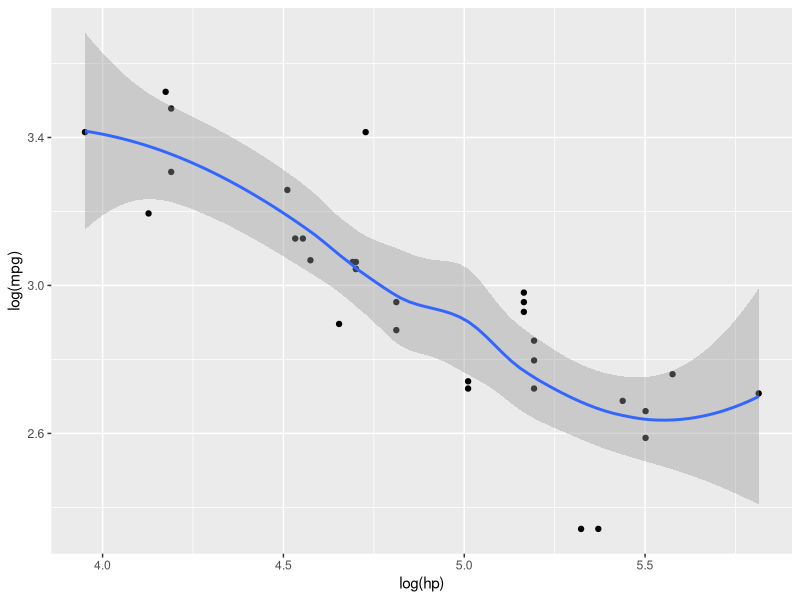
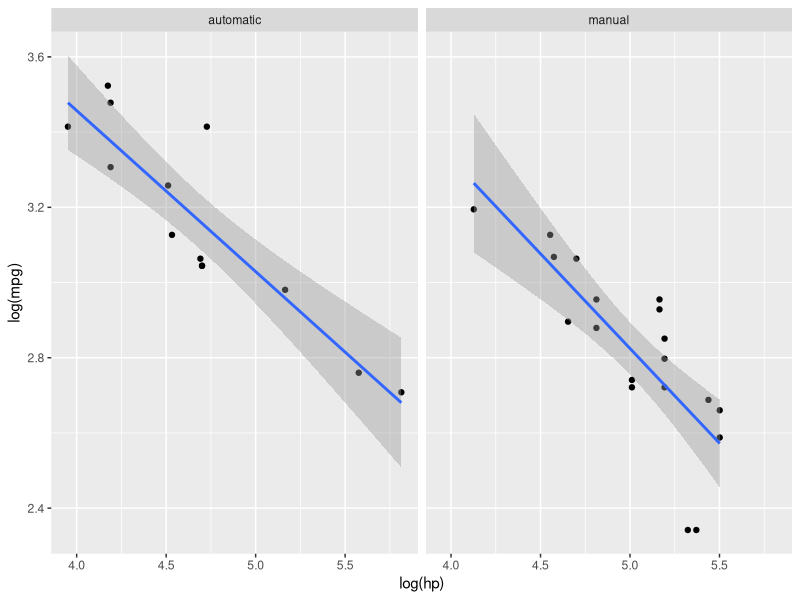
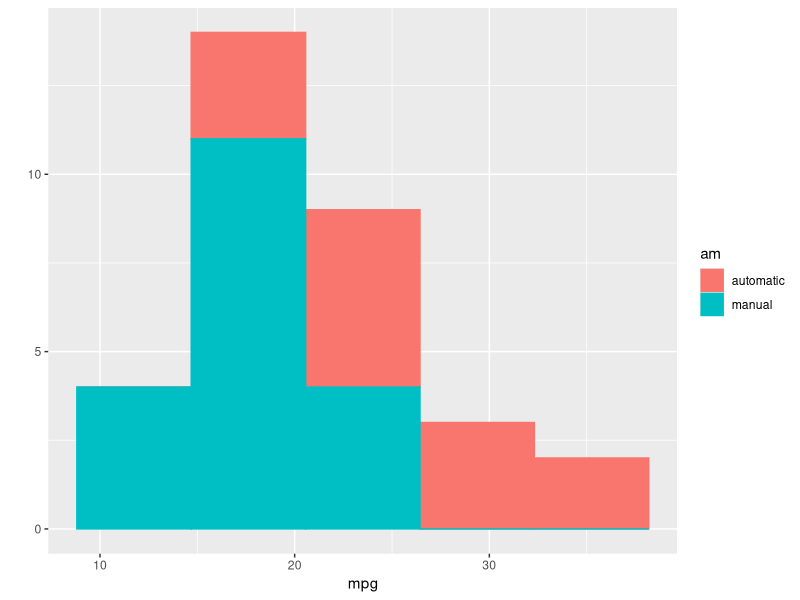
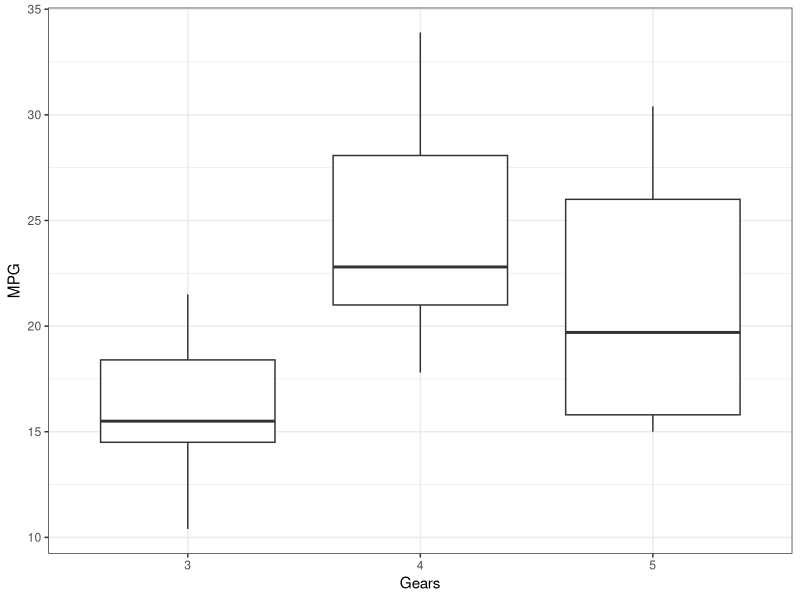
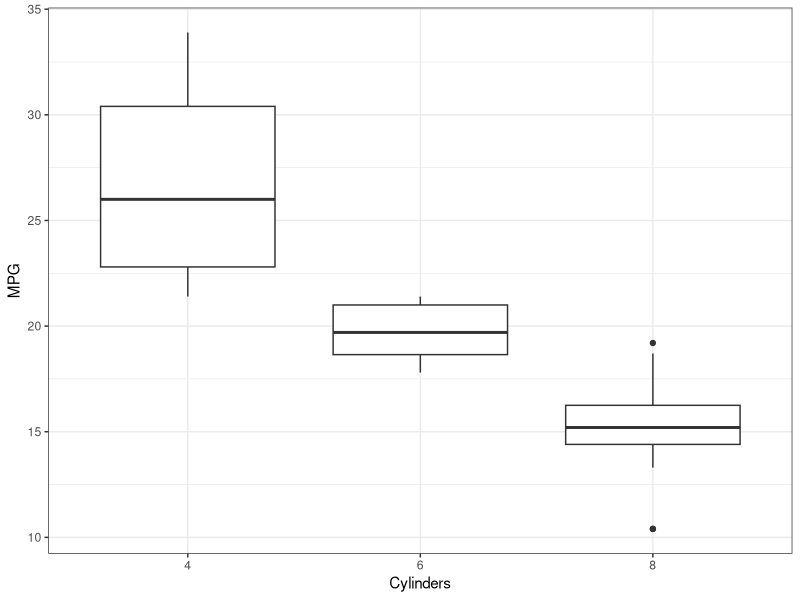
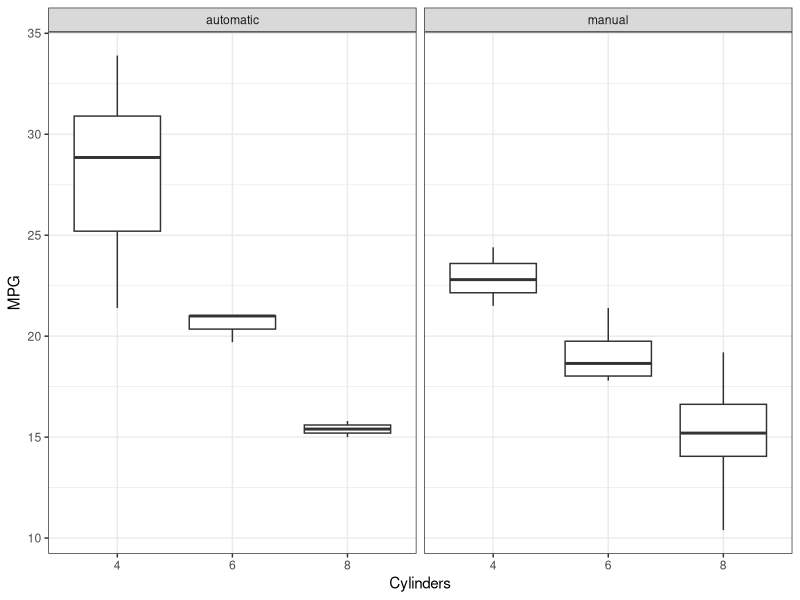
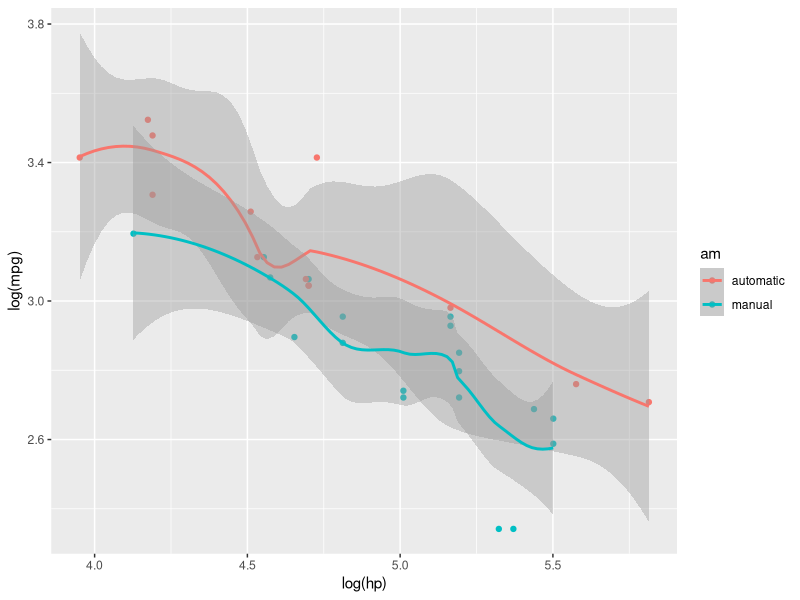
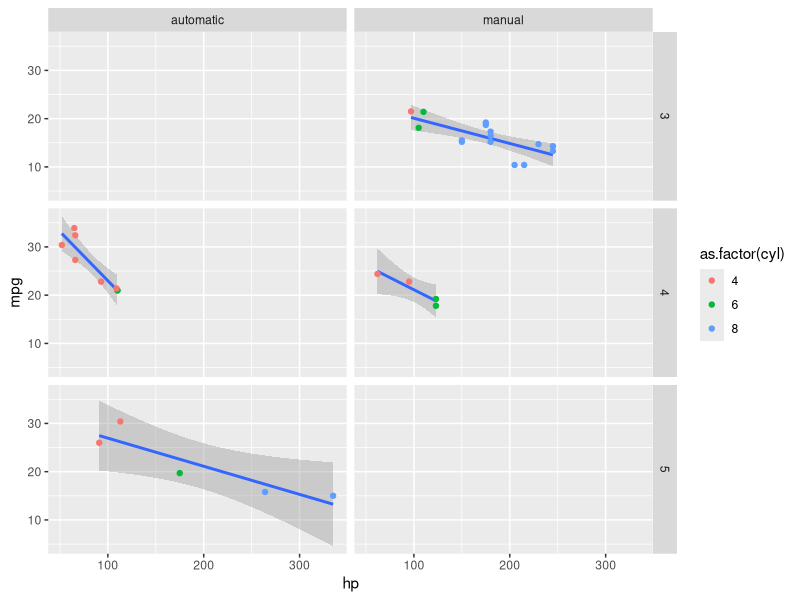

Write the R code that produced these figures, in order.
##ggplot

install.packages(c("ggplot2","grid"))

library(ggplot2)

data(mtcars)

mtcars[mtcars$am==1,"am"] <- "automatic"
mtcars[mtcars$am==0,"am"] <- "manual"

plot_5 <- qplot(mpg, data=mtcars, geom="histogram", bins=5, fill=am, col=am)


plot_6a <- qplot(as.factor(gear),mpg,data=mtcars,geom="boxplot",ylab="MPG",xlab="Gears")+theme_bw()
plot_6b <- qplot(as.factor(cyl),mpg,data=mtcars,geom="boxplot",ylab="MPG",xlab="Cylinders")+theme_bw()

plot_7 <- plot_6b+facet_wrap(~am)

scat <- qplot(hp,mpg,data=mtcars,xlab="Horsepower",ylab="MPG")
plot_9 <- scat+geom_smooth()

qplot(log(hp), log(mpg), data=mtcars)+geom_smooth()

plot_11 <- qplot(log(hp), log(mpg), data=mtcars)+geom_smooth(method="lm")
plot_11+facet_wrap(~am)

plot_15 <- qplot(log(hp), log(mpg), data=mtcars, col=am)+geom_smooth()

mpg_hp_gear_trans_cyl <- qplot(hp, mpg, data=mtcars, geom="blank")+facet_grid(gear~am)
plot_17 <- mpg_hp_gear_trans_cyl+geom_smooth(method="lm")+geom_point(aes(color=as.factor(cyl)))

pdf("Brown_Ex1.pdf")
plot_5
plot_6a
plot_6b
plot_7
plot_15
plot_17
dev.off()
